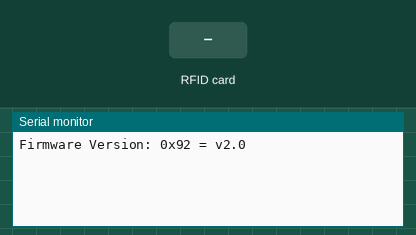
Simulated run of this sketch. Board: ESP32. On the bench: the last lines printed to the serial monitor. The test bench sets the inputs (shaded band). WiFi joins after 1.5 s; servers stay silent unless stated; the local clock reads 2024-03-15 10:24:30 at power-on unless the sketch sets it; random numbers use the default seed unless the sketch sets one; no MQTT or app messages arrive unless stated; the camera gives no picture.

Above: at 1.5 s.
1.6 s: RFID card 88 88 88 88 held to the reader
At 1.81 s:
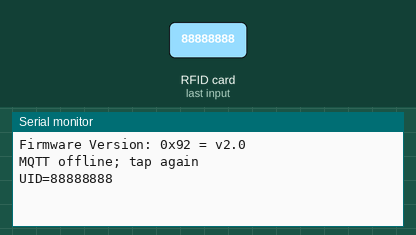
3.1 s: RFID card 5E 7A 19 C4 held to the reader
At 3.9 s:
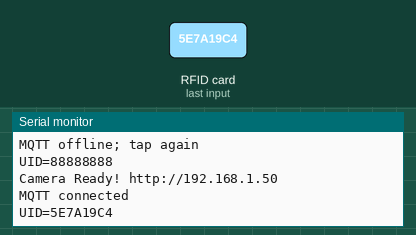

Measured:
- after the input at 1.6 s, the serial monitor: prints a new line at once (image 1)
- after the input at 3.1 s, the serial monitor: prints a new line after 0.06 s (image 2)

The sketch:

MqttCampusRFID.ino
```cpp
#include "CampusMqtt.h"
#include <SPI.h>
#include <MFRC522.h>
MFRC522 campusReader(42, 47);
bool campusCameraReady = false;
#include <Arduino.h>
#include "esp_camera.h"
#include <WiFi.h>

// ===========================
// Select camera model in board_config.h
// ===========================
#include "board_config.h"

// ===========================
// Enter your WiFi credentials
// ===========================
const char *ssid = "MiPi";
const char *password = "88888888";

void startCameraServer();
void setupLedFlash();

void setup() {
  Serial.begin(115200);
  SPI.begin(39, 40, 41, 42);
  campusReader.PCD_Init();
  campusReader.PCD_DumpVersionToSerial();
  Serial.setDebugOutput(true);
  Serial.println();

  camera_config_t config;
  config.ledc_channel = LEDC_CHANNEL_0;
  config.ledc_timer = LEDC_TIMER_0;
  config.pin_d0 = Y2_GPIO_NUM;
  config.pin_d1 = Y3_GPIO_NUM;
  config.pin_d2 = Y4_GPIO_NUM;
  config.pin_d3 = Y5_GPIO_NUM;
  config.pin_d4 = Y6_GPIO_NUM;
  config.pin_d5 = Y7_GPIO_NUM;
  config.pin_d6 = Y8_GPIO_NUM;
  config.pin_d7 = Y9_GPIO_NUM;
  config.pin_xclk = XCLK_GPIO_NUM;
  config.pin_pclk = PCLK_GPIO_NUM;
  config.pin_vsync = VSYNC_GPIO_NUM;
  config.pin_href = HREF_GPIO_NUM;
  config.pin_sccb_sda = SIOD_GPIO_NUM;
  config.pin_sccb_scl = SIOC_GPIO_NUM;
  config.pin_pwdn = PWDN_GPIO_NUM;
  config.pin_reset = RESET_GPIO_NUM;
  config.xclk_freq_hz = 20000000;
  config.frame_size = FRAMESIZE_UXGA;
  config.pixel_format = PIXFORMAT_JPEG;  // for streaming
  //config.pixel_format = PIXFORMAT_RGB565; // for face detection/recognition
  config.grab_mode = CAMERA_GRAB_WHEN_EMPTY;
  config.fb_location = CAMERA_FB_IN_PSRAM;
  config.jpeg_quality = 12;
  config.fb_count = 1;

  // if PSRAM IC present, init with UXGA resolution and higher JPEG quality
  //                      for larger pre-allocated frame buffer.
  if (config.pixel_format == PIXFORMAT_JPEG) {
    if (psramFound()) {
      config.jpeg_quality = 10;
      config.fb_count = 2;
      config.grab_mode = CAMERA_GRAB_LATEST;
    } else {
      // Limit the frame size when PSRAM is not available
      config.frame_size = FRAMESIZE_SVGA;
      config.fb_location = CAMERA_FB_IN_DRAM;
    }
  } else {
    // Best option for face detection/recognition
    config.frame_size = FRAMESIZE_240X240;
#if CONFIG_IDF_TARGET_ESP32S3
    config.fb_count = 2;
#endif
  }

#if defined(CAMERA_MODEL_ESP_EYE)
  pinMode(13, INPUT_PULLUP);
  pinMode(14, INPUT_PULLUP);
#endif

  // camera init
  esp_err_t err = esp_camera_init(&config);
  if (err != ESP_OK) {
    Serial.printf("Camera init failed with error 0x%x", err);
    return;
  }

  sensor_t *s = esp_camera_sensor_get();
  // initial sensors are flipped vertically and colors are a bit saturated
  if (s->id.PID == OV3660_PID) {
    s->set_vflip(s, 1);        // flip it back
    s->set_brightness(s, 1);   // up the brightness just a bit
    s->set_saturation(s, -2);  // lower the saturation
  }
  // drop down frame size for higher initial frame rate
  if (config.pixel_format == PIXFORMAT_JPEG) {
    s->set_framesize(s, FRAMESIZE_QVGA);
  }

#if defined(CAMERA_MODEL_M5STACK_WIDE) || defined(CAMERA_MODEL_M5STACK_ESP32CAM)
  s->set_vflip(s, 1);
  s->set_hmirror(s, 1);
#endif

#if defined(CAMERA_MODEL_ESP32S3_EYE)
  s->set_vflip(s, 1);
#endif

// Setup LED FLash if LED pin is defined in camera_pins.h
#if defined(LED_GPIO_NUM)
  setupLedFlash();
#endif

  WiFi.begin(ssid, password);
  WiFi.setSleep(false);
  beginCampusMqtt();

  campusCameraReady = true;
}

void loop() {
  static bool serverStarted = false;
  if (campusCameraReady && !serverStarted && WiFi.status() == WL_CONNECTED) {
    startCameraServer();
    serverStarted = true;
    Serial.print("Camera Ready! http://");
    Serial.println(WiFi.localIP());
  }
  pollCampusMqtt(serverStarted);
  static unsigned long lastReaderReset = 0;
  if (millis() - lastReaderReset >= 5000) {
    campusReader.PCD_Init();
    lastReaderReset = millis();
  }
  if (campusReader.PICC_IsNewCardPresent() && campusReader.PICC_ReadCardSerial()) {
    publishCampusTap(campusReader.uid.uidByte, campusReader.uid.size);
    Serial.print("UID=");
    for (byte i = 0; i < campusReader.uid.size; i++) {
      Serial.printf("%02X", campusReader.uid.uidByte[i]);
    }
    Serial.println();
    campusReader.PICC_HaltA();
    campusReader.PCD_StopCrypto1();
  }
  delay(30);
}
```

CampusMqtt.h
```cpp
#pragma once
#include <ArduinoMqttClient.h>
#include <WiFi.h>
#include <WiFiClientSecure.h>
#include <esp_system.h>
#include <time.h>
#include <sys/time.h>
#include "mqtt_secrets.h"

WiFiClientSecure campusMqttTls;
MqttClient campusMqtt(campusMqttTls);
unsigned long campusNextConnect = 0;
unsigned long campusNextCamera = 0;

void beginCampusMqtt() {
  timeval builtAt = { 1795091136, 0 };
  settimeofday(&builtAt, nullptr);
  campusMqttTls.setCACert(MQTT_ROOT_CA);
  campusMqttTls.setHandshakeTimeout(5);
  campusMqtt.setConnectionTimeout(3000);
  campusMqtt.setId(MQTT_CLIENT_ID);
  campusMqtt.setUsernamePassword(MQTT_USER, MQTT_PASSWORD);
  configTime(0, 0, "pool.ntp.org", "time.google.com");
}

bool publishCampusMqtt(const char* suffix, const char* payload) {
  if (!campusMqtt.connected()) return false;
  String topic = String(MQTT_TOPIC) + suffix;
  if (!campusMqtt.beginMessage(topic, strlen(payload), false, 1)) return false;
  campusMqtt.print(payload);
  return campusMqtt.endMessage() == 1;
}

void pollCampusMqtt(bool cameraReady) {
  static unsigned long lastDiagnostic = 0;
  if (millis() - lastDiagnostic >= 5000) {
    lastDiagnostic = millis();
    Serial.printf("NET wifi=%d epoch=%lld mqtt=%d\n", WiFi.status(), (long long)time(nullptr), campusMqtt.connected());
  }
  if (WiFi.status() != WL_CONNECTED) {
    if (campusMqtt.connected()) campusMqtt.stop();
    return;
  }
  unsigned long now = millis();
  if (!campusMqtt.connected()) {
    if (time(nullptr) < 1700000000 || (int32_t)(now - campusNextConnect) < 0) return;
    campusNextConnect = now + 5000;
    if (!campusMqtt.connect(MQTT_HOST, MQTT_PORT)) { Serial.printf("MQTT connect error=%d\n", campusMqtt.connectError()); return; }
    Serial.println("MQTT connected");
    campusNextCamera = now;
  }
  campusMqtt.poll();
  if (cameraReady && (int32_t)(now - campusNextCamera) >= 0) {
    campusNextCamera = now + 5000;
    publishCampusMqtt("/camera", WiFi.localIP().toString().c_str());
  }
}

void publishCampusTap(const uint8_t* uid, size_t size) {
  if (size != 4 && size != 7 && size != 10) return;
  char payload[54];
  uint8_t eventId[16];
  esp_fill_random(eventId, sizeof(eventId));
  for (size_t i = 0; i < sizeof(eventId); i++) {
    snprintf(payload + i * 2, 3, "%02x", eventId[i]);
  }
  payload[32] = ':';
  for (size_t i = 0; i < size; i++) {
    snprintf(payload + 33 + i * 2, 3, "%02X", uid[i]);
  }
  if (!publishCampusMqtt("/tap", payload)) Serial.println("MQTT offline; tap again");
}
```

mqtt_secrets.example.h
```cpp
#pragma once
constexpr char MQTT_HOST[] = "broker.mqtty.com";
constexpr int MQTT_PORT = 8883;
constexpr char MQTT_CLIENT_ID[] = "smart-campus-esp32-01";
constexpr char MQTT_TOPIC[] = "device/esp32_01";
constexpr char MQTT_USER[] = "esp32_device01";
constexpr char MQTT_PASSWORD[] = "YOUR_MQTT_PASSWORD";
constexpr char MQTT_ROOT_CA[] = R"PEM(-----BEGIN CERTIFICATE-----
MIIFazCCA1OgAwIBAgIRAIIQz7DSQONZRGPgu2OCiwAwDQYJKoZIhvcNAQELBQAwTzELMAkG
A1UEBhMCVVMxKTAnBgNVBAoTIEludGVybmV0IFNlY3VyaXR5IFJlc2VhcmNoIEdyb3VwMRUw
EwYDVQQDEwxJU1JHIFJvb3QgWDEwHhcNMTUwNjA0MTEwNDM4WhcNMzUwNjA0MTEwNDM4WjBP
MQswCQYDVQQGEwJVUzEpMCcGA1UEChMgSW50ZXJuZXQgU2VjdXJpdHkgUmVzZWFyY2ggR3Jv
dXAxFTATBgNVBAMTDElTUkcgUm9vdCBYMTCCAiIwDQYJKoZIhvcNAQEBBQADggIPADCCAgoC
ggIBAK3oJHP0FDfzm54rVygch77ct984kIxuPOZXoHj3dcKi/vVqbvYATyjb3miGbESTtrFj
/RQSa78f0uoxmyF+0TM8ukj13Xnfs7j/EvEhmkvBioZxaUpmZmyPfjxwv60pIgbz5MDmgK7i
S4+3mX6UA5/TR5d8mUgjU+g4rk8Kb4Mu0UlXjIB0ttov0DiNewNwIRt18jA8+o+u3dpjq+sW
T8KOEUt+zwvo/7V3LvSye0rgTBIlDHCNAymg4VMk7BPZ7hm/ELNKjD+Jo2FR3qyHB5T0Y3Hs
LuJvW5iB4YlcNHlsdu87kGJ55tukmi8mxdAQ4Q7e2RCOFvu396j3x+UCB5iPNgiV5+I3lg02
dZ77DnKxHZu8A/lJBdiB3QW0KtZB6awBdpUKD9jf1b0SHzUvKBds0pjBqAlkd25HN7rOrFle
aJ1/ctaJxQZBKT5ZPt0m9STJEadao0xAH0ahmbWnOlFuhjuefXKnEgV4We0+UXgVCwOPjdAv
BbI+e0ocS3MFEvzG6uBQE3xDk3SzynTnjh8BCNAw1FtxNrQHusEwMFxIt4I7mKZ9YIqioymC
zLq9gwQbooMDQaHWBfEbwrbwqHyGO0aoSCqI3Haadr8faqU9GY/rOPNk3sgrDQoo//fb4hVC
1CLQJ13hef4Y53CIrU7m2Ys6xt0nUW7/vGT1M0NPAgMBAAGjQjBAMA4GA1UdDwEB/wQEAwIB
BjAPBgNVHRMBAf8EBTADAQH/MB0GA1UdDgQWBBR5tFnme7bl5AFzgAiIyBpY9umbbjANBgkq
hkiG9w0BAQsFAAOCAgEAVR9YqbyyqFDQDLHYGmkgJykIrGF1XIpu+ILlaS/V9lZLubhzEFnT
IZd+50xx+7LSYK05qAvqFyFWhfFQDlnrzuBZ6brJFe+GnY+EgPbk6ZGQ3BebYhtF8GaV0nxv
wuo77x/Py9auJ/GpsMiu/X1+mvoiBOv/2X/qkSsisRcOj/KKNFtY2PwByVS5uCbMiogziUwt
hDyC3+6WVwW6LLv3xLfHTjuCvjHIInNzktHCgKQ5ORAzI4JMPJ+GslWYHb4phowim57iaztX
OoJwTdwJx4nLCgdNbOhdjsnvzqvHu7UrTkXWStAmzOVyyghqpZXjFaH3pO3JLF+l+/+sKAIu
vtd7u+Nxe5AW0wdeRlN8NwdCjNPElpzVmbUq4JUagEiuTDkHzsxHpFKVK7q4+63SM1N95R1N
-----END CERTIFICATE-----
)PEM";
```

board_config.h
```cpp
#ifndef BOARD_CONFIG_H
#define BOARD_CONFIG_H

//
// WARNING!!! PSRAM IC required for UXGA resolution and high JPEG quality
//            Ensure ESP32 Wrover Module or other board with PSRAM is selected
//            Partial images will be transmitted if image exceeds buffer size
//
//            You must select partition scheme from the board menu that has at least 3MB APP space.

// ===================
// Select camera model
// ===================
//#define CAMERA_MODEL_WROVER_KIT // Has PSRAM
//#define CAMERA_MODEL_ESP_EYE  // Has PSRAM
#define CAMERA_MODEL_ESP32S3_EYE // Has PSRAM
//#define CAMERA_MODEL_M5STACK_PSRAM // Has PSRAM
//#define CAMERA_MODEL_M5STACK_V2_PSRAM // M5Camera version B Has PSRAM
//#define CAMERA_MODEL_M5STACK_WIDE // Has PSRAM
//#define CAMERA_MODEL_M5STACK_ESP32CAM // No PSRAM
//#define CAMERA_MODEL_M5STACK_UNITCAM // No PSRAM
//#define CAMERA_MODEL_M5STACK_CAMS3_UNIT  // Has PSRAM
//#define CAMERA_MODEL_AI_THINKER // Has PSRAM
//#define CAMERA_MODEL_TTGO_T_JOURNAL // No PSRAM
//#define CAMERA_MODEL_XIAO_ESP32S3 // Has PSRAM
// ** Espressif Internal Boards **
//#define CAMERA_MODEL_ESP32_CAM_BOARD
//#define CAMERA_MODEL_ESP32S2_CAM_BOARD
//#define CAMERA_MODEL_ESP32S3_CAM_LCD
//#define CAMERA_MODEL_DFRobot_FireBeetle2_ESP32S3 // Has PSRAM
//#define CAMERA_MODEL_DFRobot_Romeo_ESP32S3 // Has PSRAM
#include "camera_pins.h"

#endif  // BOARD_CONFIG_H
```

camera_pins.h
```cpp
#if defined(CAMERA_MODEL_WROVER_KIT)
#define PWDN_GPIO_NUM  -1
#define RESET_GPIO_NUM -1
#define XCLK_GPIO_NUM  21
#define SIOD_GPIO_NUM  26
#define SIOC_GPIO_NUM  27

#define Y9_GPIO_NUM    35
#define Y8_GPIO_NUM    34
#define Y7_GPIO_NUM    39
#define Y6_GPIO_NUM    36
#define Y5_GPIO_NUM    19
#define Y4_GPIO_NUM    18
#define Y3_GPIO_NUM    5
#define Y2_GPIO_NUM    4
#define VSYNC_GPIO_NUM 25
#define HREF_GPIO_NUM  23
#define PCLK_GPIO_NUM  22

#elif defined(CAMERA_MODEL_ESP_EYE)
#define PWDN_GPIO_NUM  -1
#define RESET_GPIO_NUM -1
#define XCLK_GPIO_NUM  4
#define SIOD_GPIO_NUM  18
#define SIOC_GPIO_NUM  23

#define Y9_GPIO_NUM    36
#define Y8_GPIO_NUM    37
#define Y7_GPIO_NUM    38
#define Y6_GPIO_NUM    39
#define Y5_GPIO_NUM    35
#define Y4_GPIO_NUM    14
#define Y3_GPIO_NUM    13
#define Y2_GPIO_NUM    34
#define VSYNC_GPIO_NUM 5
#define HREF_GPIO_NUM  27
#define PCLK_GPIO_NUM  25

#define LED_GPIO_NUM 22

#elif defined(CAMERA_MODEL_M5STACK_PSRAM)
#define PWDN_GPIO_NUM  -1
#define RESET_GPIO_NUM 15
#define XCLK_GPIO_NUM  27
#define SIOD_GPIO_NUM  25
#define SIOC_GPIO_NUM  23

#define Y9_GPIO_NUM    19
#define Y8_GPIO_NUM    36
#define Y7_GPIO_NUM    18
#define Y6_GPIO_NUM    39
#define Y5_GPIO_NUM    5
#define Y4_GPIO_NUM    34
#define Y3_GPIO_NUM    35
#define Y2_GPIO_NUM    32
#define VSYNC_GPIO_NUM 22
#define HREF_GPIO_NUM  26
#define PCLK_GPIO_NUM  21

#elif defined(CAMERA_MODEL_M5STACK_V2_PSRAM)
#define PWDN_GPIO_NUM  -1
#define RESET_GPIO_NUM 15
#define XCLK_GPIO_NUM  27
#define SIOD_GPIO_NUM  22
#define SIOC_GPIO_NUM  23

#define Y9_GPIO_NUM    19
#define Y8_GPIO_NUM    36
#define Y7_GPIO_NUM    18
#define Y6_GPIO_NUM    39
#define Y5_GPIO_NUM    5
#define Y4_GPIO_NUM    34
#define Y3_GPIO_NUM    35
#define Y2_GPIO_NUM    32
#define VSYNC_GPIO_NUM 25
#define HREF_GPIO_NUM  26
#define PCLK_GPIO_NUM  21

#elif defined(CAMERA_MODEL_M5STACK_WIDE)
#define PWDN_GPIO_NUM  -1
#define RESET_GPIO_NUM 15
#define XCLK_GPIO_NUM  27
#define SIOD_GPIO_NUM  22
#define SIOC_GPIO_NUM  23

#define Y9_GPIO_NUM    19
#define Y8_GPIO_NUM    36
#define Y7_GPIO_NUM    18
#define Y6_GPIO_NUM    39
#define Y5_GPIO_NUM    5
#define Y4_GPIO_NUM    34
#define Y3_GPIO_NUM    35
#define Y2_GPIO_NUM    32
#define VSYNC_GPIO_NUM 25
#define HREF_GPIO_NUM  26
#define PCLK_GPIO_NUM  21

#define LED_GPIO_NUM 2

#elif defined(CAMERA_MODEL_M5STACK_ESP32CAM)
#define PWDN_GPIO_NUM  -1
#define RESET_GPIO_NUM 15
#define XCLK_GPIO_NUM  27
#define SIOD_GPIO_NUM  25
#define SIOC_GPIO_NUM  23

#define Y9_GPIO_NUM    19
#define Y8_GPIO_NUM    36
#define Y7_GPIO_NUM    18
#define Y6_GPIO_NUM    39
#define Y5_GPIO_NUM    5
#define Y4_GPIO_NUM    34
#define Y3_GPIO_NUM    35
#define Y2_GPIO_NUM    17
#define VSYNC_GPIO_NUM 22
#define HREF_GPIO_NUM  26
#define PCLK_GPIO_NUM  21

#elif defined(CAMERA_MODEL_M5STACK_UNITCAM)
#define PWDN_GPIO_NUM  -1
#define RESET_GPIO_NUM 15
#define XCLK_GPIO_NUM  27
#define SIOD_GPIO_NUM  25
#define SIOC_GPIO_NUM  23

#define Y9_GPIO_NUM    19
#define Y8_GPIO_NUM    36
#define Y7_GPIO_NUM    18
#define Y6_GPIO_NUM    39
#define Y5_GPIO_NUM    5
#define Y4_GPIO_NUM    34
#define Y3_GPIO_NUM    35
#define Y2_GPIO_NUM    32
#define VSYNC_GPIO_NUM 22
#define HREF_GPIO_NUM  26
#define PCLK_GPIO_NUM  21

#elif defined(CAMERA_MODEL_M5STACK_CAMS3_UNIT)
#define PWDN_GPIO_NUM  -1
#define RESET_GPIO_NUM 21
#define XCLK_GPIO_NUM  11
#define SIOD_GPIO_NUM  17
#define SIOC_GPIO_NUM  41

#define Y9_GPIO_NUM    13
#define Y8_GPIO_NUM    4
#define Y7_GPIO_NUM    10
#define Y6_GPIO_NUM    5
#define Y5_GPIO_NUM    7
#define Y4_GPIO_NUM    16
#define Y3_GPIO_NUM    15
#define Y2_GPIO_NUM    6
#define VSYNC_GPIO_NUM 42
#define HREF_GPIO_NUM  18
#define PCLK_GPIO_NUM  12

#define LED_GPIO_NUM 14

#elif defined(CAMERA_MODEL_AI_THINKER)
#define PWDN_GPIO_NUM  32
#define RESET_GPIO_NUM -1
#define XCLK_GPIO_NUM  0
#define SIOD_GPIO_NUM  26
#define SIOC_GPIO_NUM  27

#define Y9_GPIO_NUM    35
#define Y8_GPIO_NUM    34
#define Y7_GPIO_NUM    39
#define Y6_GPIO_NUM    36
#define Y5_GPIO_NUM    21
#define Y4_GPIO_NUM    19
#define Y3_GPIO_NUM    18
#define Y2_GPIO_NUM    5
#define VSYNC_GPIO_NUM 25
#define HREF_GPIO_NUM  23
#define PCLK_GPIO_NUM  22

// 4 for flash led or 33 for normal led
#define LED_GPIO_NUM   4

#elif defined(CAMERA_MODEL_TTGO_T_JOURNAL)
#define PWDN_GPIO_NUM  0
#define RESET_GPIO_NUM 15
#define XCLK_GPIO_NUM  27
#define SIOD_GPIO_NUM  25
#define SIOC_GPIO_NUM  23

#define Y9_GPIO_NUM    19
#define Y8_GPIO_NUM    36
#define Y7_GPIO_NUM    18
#define Y6_GPIO_NUM    39
#define Y5_GPIO_NUM    5
#define Y4_GPIO_NUM    34
#define Y3_GPIO_NUM    35
#define Y2_GPIO_NUM    17
#define VSYNC_GPIO_NUM 22
#define HREF_GPIO_NUM  26
#define PCLK_GPIO_NUM  21

#elif defined(CAMERA_MODEL_XIAO_ESP32S3)
#define PWDN_GPIO_NUM  -1
#define RESET_GPIO_NUM -1
#define XCLK_GPIO_NUM  10
#define SIOD_GPIO_NUM  40
#define SIOC_GPIO_NUM  39

#define Y9_GPIO_NUM    48
#define Y8_GPIO_NUM    11
#define Y7_GPIO_NUM    12
#define Y6_GPIO_NUM    14
#define Y5_GPIO_NUM    16
#define Y4_GPIO_NUM    18
#define Y3_GPIO_NUM    17
#define Y2_GPIO_NUM    15
#define VSYNC_GPIO_NUM 38
#define HREF_GPIO_NUM  47
#define PCLK_GPIO_NUM  13

#elif defined(CAMERA_MODEL_ESP32_CAM_BOARD)
// The 18 pin header on the board has Y5 and Y3 swapped
#define USE_BOARD_HEADER 0
#define PWDN_GPIO_NUM    32
#define RESET_GPIO_NUM   33
#define XCLK_GPIO_NUM    4
#define SIOD_GPIO_NUM    18
#define SIOC_GPIO_NUM    23

#define Y9_GPIO_NUM 36
#define Y8_GPIO_NUM 19
#define Y7_GPIO_NUM 21
#define Y6_GPIO_NUM 39
#if USE_BOARD_HEADER
#define Y5_GPIO_NUM 13
#else
#define Y5_GPIO_NUM 35
#endif
#define Y4_GPIO_NUM 14
#if USE_BOARD_HEADER
#define Y3_GPIO_NUM 35
#else
#define Y3_GPIO_NUM 13
#endif
#define Y2_GPIO_NUM    34
#define VSYNC_GPIO_NUM 5
#define HREF_GPIO_NUM  27
#define PCLK_GPIO_NUM  25

#elif defined(CAMERA_MODEL_ESP32S3_CAM_LCD)
#define PWDN_GPIO_NUM  -1
#define RESET_GPIO_NUM -1
#define XCLK_GPIO_NUM  40
#define SIOD_GPIO_NUM  17
#define SIOC_GPIO_NUM  18

#define Y9_GPIO_NUM    39
#define Y8_GPIO_NUM    41
#define Y7_GPIO_NUM    42
#define Y6_GPIO_NUM    12
#define Y5_GPIO_NUM    3
#define Y4_GPIO_NUM    14
#define Y3_GPIO_NUM    47
#define Y2_GPIO_NUM    13
#define VSYNC_GPIO_NUM 21
#define HREF_GPIO_NUM  38
#define PCLK_GPIO_NUM  11

#elif defined(CAMERA_MODEL_ESP32S2_CAM_BOARD)
// The 18 pin header on the board has Y5 and Y3 swapped
#define USE_BOARD_HEADER 0
#define PWDN_GPIO_NUM    1
#define RESET_GPIO_NUM   2
#define XCLK_GPIO_NUM    42
#define SIOD_GPIO_NUM    41
#define SIOC_GPIO_NUM    18

#define Y9_GPIO_NUM 16
#define Y8_GPIO_NUM 39
#define Y7_GPIO_NUM 40
#define Y6_GPIO_NUM 15
#if USE_BOARD_HEADER
#define Y5_GPIO_NUM 12
#else
#define Y5_GPIO_NUM 13
#endif
#define Y4_GPIO_NUM 5
#if USE_BOARD_HEADER
#define Y3_GPIO_NUM 13
#else
#define Y3_GPIO_NUM 12
#endif
#define Y2_GPIO_NUM    14
#define VSYNC_GPIO_NUM 38
#define HREF_GPIO_NUM  4
#define PCLK_GPIO_NUM  3

#elif defined(CAMERA_MODEL_ESP32S3_EYE)
#define PWDN_GPIO_NUM  -1
#define RESET_GPIO_NUM -1
#define XCLK_GPIO_NUM  15
#define SIOD_GPIO_NUM  4
#define SIOC_GPIO_NUM  5

#define Y2_GPIO_NUM 11
#define Y3_GPIO_NUM 9
#define Y4_GPIO_NUM 8
#define Y5_GPIO_NUM 10
#define Y6_GPIO_NUM 12
#define Y7_GPIO_NUM 18
#define Y8_GPIO_NUM 17
#define Y9_GPIO_NUM 16

#define VSYNC_GPIO_NUM 6
#define HREF_GPIO_NUM  7
#define PCLK_GPIO_NUM  13

#elif defined(CAMERA_MODEL_DFRobot_FireBeetle2_ESP32S3) || defined(CAMERA_MODEL_DFRobot_Romeo_ESP32S3)
#define PWDN_GPIO_NUM  -1
#define RESET_GPIO_NUM -1
#define XCLK_GPIO_NUM  45
#define SIOD_GPIO_NUM  1
#define SIOC_GPIO_NUM  2

#define Y9_GPIO_NUM    48
#define Y8_GPIO_NUM    46
#define Y7_GPIO_NUM    8
#define Y6_GPIO_NUM    7
#define Y5_GPIO_NUM    4
#define Y4_GPIO_NUM    41
#define Y3_GPIO_NUM    40
#define Y2_GPIO_NUM    39
#define VSYNC_GPIO_NUM 6
#define HREF_GPIO_NUM  42
#define PCLK_GPIO_NUM  5

#else
#error "Camera model not selected"
#endif
```
